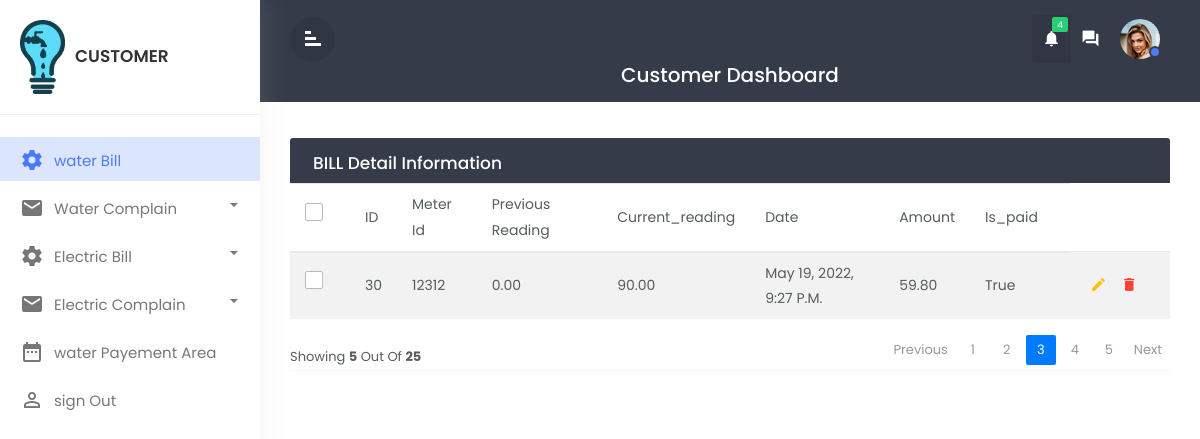
/viewwaterbill (signed in), run on the app's committed database.
### water/models.py (models this page shows, shortened)
class WaterBillInfo(models.Model):
    meter_id=models.ForeignKey(on_delete=models.CASCADE, to=WaterCustomer)
    prev_reading = models.DecimalField(max_digits=50,decimal_places=2,default=0)
    current_reading = models.DecimalField(max_digits=50,decimal_places=2)
    date = models.DateTimeField(default=timezone.now)
    is_paid = models.BooleanField(max_length=50,default=False)
    amount = models.DecimalField(max_digits=50,decimal_places=2,null=True)
    class Meta:
        db_table = "waterbillinfo"

### water/views.py (the view)
# urls.py: path('viewwaterbill',views.viewwaterbill,name='viewwaterbill'),
def viewwaterbill(request):
    x=request.user.username
    y=WaterCustomer.objects.get(username=x)
    m=y.meter_id
    billdata=WaterBillInfo.objects.filter(meter_id_id = y)
    context = {
             'billdata': billdata
        }
    return render(request,'customer/viewwaterbill.html',context)

### templates/customer/viewwaterbill.html (shortened to what this page needs)
            {% extends 'customer/customerbase.html' %}
            {% block content %}
            <div id="mymain" class="main-content">
                <div class="row">
                <div class="col-md-12">
                    <div class="table-wrapper">
                    <div class="table-title">
                        <div class="row">
                            <div class="col-sm-6 p-0 flex justify-content-lg-start justify-content-center">
                            <h2 class="ml-lg-2">BILL Detail Information</h2>
                            </div>
                        </div>
                    </div>
                    <table class="table table-striped table-hover">
                        <thead>
                            <tr>
                            <th><span class="custom-checkbox">
                            <label for="selectAll"></label></th>
                            <th>ID</th>
                            <th>Meter Id</th>
                            <th>previous reading</th>
                            <th>Current_reading</th>
                            <th>Date</th>
                            <th>Amount</th>
                            <th>Is_paid</th>
                            </tr>
                        </thead>
                        {% for data in billdata %}
                        <tbody>
                            <tr>
                            <th><span class="custom-checkbox">
                            <label for="checkbox1"></label></th>
                            <th>{{data.id}}</th>
                            <th>{{data.meter_id_id}}</th>
                            <th>{{data.prev_reading}}</th>
                            <th>{{data.current_reading}}</th>
                            <th>{{data.date}}</th>
                            <th>{{data.amount}}</th>
                            <th>{{data.is_paid}}</th>
                            <th>
                            <a href="#editEmployeeModal" class="edit" data-toggle="modal">
                            <i class="material-icons" data-toggle="tooltip" title="Edit">&#xE254;</i>
                            </a>
                            <a href="#deleteEmployeeModal" class="delete" data-toggle="modal">
                            <i class="material-icons" data-toggle="tooltip" title="Delete">&#xE872;</i>
                            </a>
                            </th>
                            </tr>
                        </tbody>
                        {%endfor%}
                    </table>
                    <div class="clearfix">
                        <div class="hint-text">showing <b>5</b> out of <b>25</b></div>
                        <ul class="pagination">
                        <li class="page-item disabled"><a href="#">Previous</a></li>
                        <li class="page-item "><a href="#"class="page-link">1</a></li>
                        <li class="page-item "><a href="#"class="page-link">2</a></li>
                        <li class="page-item active"><a href="#"class="page-link">3</a></li>
                        <li class="page-item "><a href="#"class="page-link">4</a></li>
                        <li class="page-item "><a href="#"class="page-link">5</a></li>
                        <li class="page-item "><a href="#" class="page-link">Next</a></li>
                        </ul>
                    </div>
                    </div>
                </div>
                </div>
            </div>
            {% endblock content %}

### static/css/custom.css (style rules this page uses)
body,html { line-height:1.8; font-family:'Poppins',sans-serif; color:#555e58; text-transform:capitalize; font-weight:400; margin:0px; padding:0px; }
.material-icons { font-family: 'Material Icons'; font-weight: normal; font-style: normal; font-size: 24px; display: inline-block; line-height: 1; text-transform: none; letter-spacing: normal; word-wrap: normal; white-space: nowrap; direction: ltr; -webkit-font-smoothing: antialiased; text-rendering: optimizeLegibility; -moz-osx-font-smoothing: grayscale; font-feature-settings: 'liga'; }
a { color:#333; font-weight:400; }
ul,ol { padding:0px; margin:0px; list-style:none; }
a,a:hover,a:focus { color:#333; text-decoration:none; transition:all 0.3s; }
.main-content { padding:30px 30px 0px 30px; }
.table-wrapper { background-color: #fff; margin:6px 0px 40px 0px; width: 100%; overflow: auto; border-radius: 3px; box-shadow: 0 1px 1px rgb(0 0 0 / 5%); }
.table-title { background:#353b48; color:#fff; position:sticky; top:0; width:100%; left:0; padding:10px 30px; border-radius:0px 0px 0 0; }
.table-title h2 { margin:5px 0 0; font-size:17px; }
table.table tr th, table.table tr td { border-color:#e9e9e9; padding:8px 15px; font-size:14px; font-weight: 400; vertical-align:middle; }
table.table tr th:first-child { width:60px; }
table.table tr th:last-child { width:100px; }
table.table th i { font-size:17px; margin: 6px 5px; cursor:pointer; }
.edit { color:#FFC107; }
.delete { color:#F44336; }
.pagination { float:right; margin:0 0 5px; }
.pagination li a { border:none; font-size:13px; min-width:30px; min-height:30px; color:#999; margin:0 2px; line-height:30px; border-radius:2px!important; text-align:center; padding:0 6px; }
.hint-text { float:left; margin-top:10px; font-size:13px; }
.custom-checkbox { position:relative; }
.custom-checkbox label:before { width:18px; height:18px; }
.custom-checkbox label:before { content:""; margin-right:10px; display:inline-block; vertical-align:text-top; background-color:#fff; border:1px solid #bbb; border-radius:2px; box-sizing:border-box; z-index:2; }

### data on the page
WaterBillInfo: id "30", meter_id_id "12312", prev_reading "0.00", current_reading "90.00", date "May 19, 2022, 9:27 P.m.", amount "59.80", is_paid "True"
